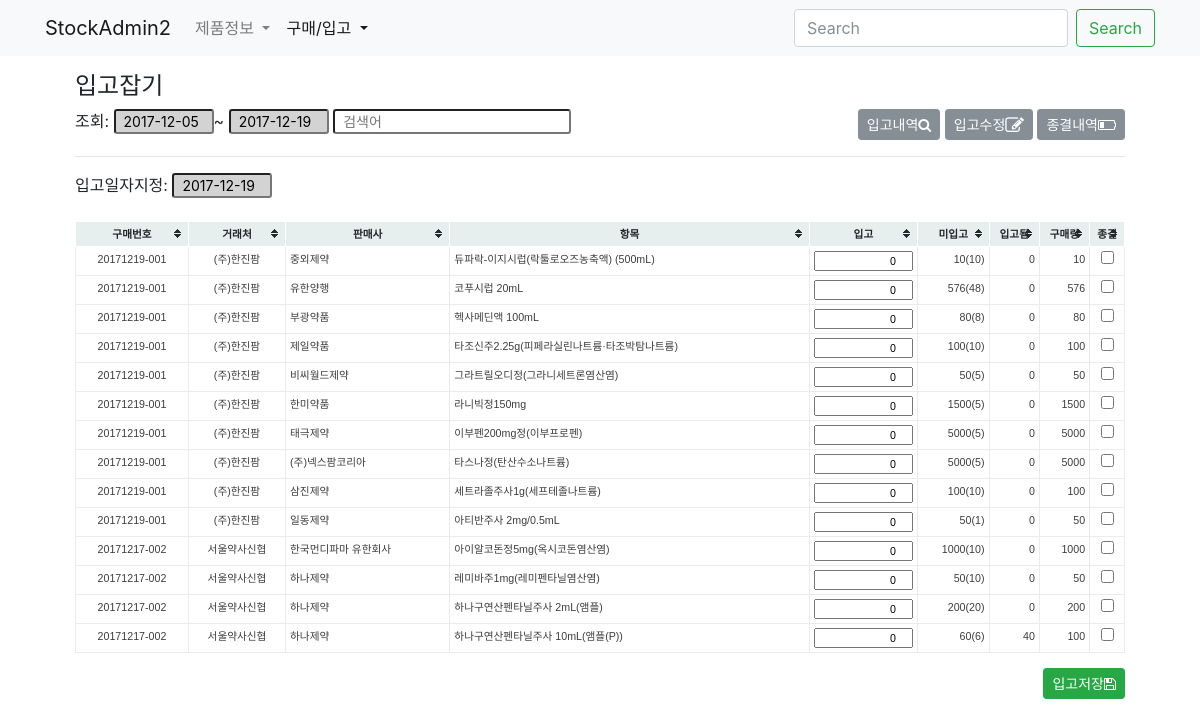
Page /buy/stockrecord/stocking/ on the committed database.
### buy/models.py (models this page shows, shortened)
class StockRecord(models.Model):
    buyitem = models.ForeignKey(BuyItem, on_delete=models.CASCADE)
    date = models.DateField('입고일자', blank=True, null=True)
    amount = models.IntegerField('입고수량', default=0)
    updated = models.DateTimeField(auto_now=True)
    created = models.DateTimeField(auto_now_add=True)
    objects = StockRecordManager()
    class Meta:
        verbose_name_plural = '입고기록'
        verbose_name = '입고기록'
        ordering = '-buyitem__created',
    def __init__(self, *args, **kwargs):
        super(StockRecord, self).__init__(*args, **kwargs)
        self.old_amount  = self.amount

class BuyItem(models.Model):
    buy = models.ForeignKey(Buy, null=True, blank=True, on_delete=models.CASCADE)
    buyinfo = models.ForeignKey('product.BuyInfo', on_delete=models.PROTECT)
    amount = models.IntegerField('구매수량')
    comment = models.CharField('비고', max_length=50, blank=True)
    isend = models.BooleanField('구매종결', default=False)
    updated = models.DateTimeField(auto_now=True)
    created = models.DateTimeField(auto_now_add=True)
    objects = BuyItemManager()
    class Meta:
        verbose_name = '구매품목'
        verbose_name_plural = '구매품목'
        unique_together = 'buy', 'buyinfo',
    def __init__(self, *args, **kwargs):
        super(BuyItem, self).__init__(*args, **kwargs)
    def get_stocked_sum(self):
        aggset = self.stockrecord_set.aggregate(stocked=Sum('amount'))
        return aggset['stocked'] or 0
    def get_incompleted_stock(self):
        return self.amount - self.get_stocked_sum()
    def get_incompleted_stock_by_pkg(self):
        incompleted_stock = self.get_incompleted_stock()
        pkg_amount = self.buyinfo.product.pkg_amount or 1
        return incompleted_stock//pkg_amount

class Buy(models.Model):
    slug = models.SlugField('구매번호', unique=True, blank=True, editable=False)
    commiter = models.ForeignKey(settings.AUTH_USER_MODEL, blank=True, null=True, on_delete=models.SET_NULL)
    date = models.DateField('구매일자', blank=True, default=timezone.now)
    iscart = models.BooleanField('카트인지', blank=True, default=False)
    updated = models.DateTimeField(auto_now=True)
    created = models.DateTimeField(auto_now_add=True)
    class Meta:
        verbose_name = '구매요청서'
        verbose_name_plural = '구매요청서'
        ordering = '-created',

### product/models.py (models this page shows, shortened)
class BuyInfo(BuyInfoMixin, models.Model):
    slug = models.SlugField('구매코드', unique=True, blank=True)
    product = models.ForeignKey(Product, on_delete=models.CASCADE)
    market = models.ForeignKey(Market, on_delete=models.CASCADE, null=True, blank=True)
    date = models.DateField('시작일자', blank=True, default=timezone.now)
    price = models.DecimalField('구매가격', max_digits=50, decimal_places=2)
    pay_type = models.CharField('급여구분', blank=True, max_length=50)
    pro_type = models.CharField('전문/일반', blank=True, max_length=50)
    active = models.BooleanField('사용중', default=True)
    updated = models.DateTimeField(auto_now=True)
    created = models.DateTimeField(auto_now_add=True)
    objects = BuyInfoManager()
    class Meta:
        verbose_name = '구매정보'
        verbose_name_plural = '구매정보'
        ordering = '-created',

class Market(models.Model):
    name = models.CharField('도매상명', max_length=50, unique=True)
    tel = models.CharField('전화', max_length=50, blank=True, null=True)
    fax = models.CharField('팩스', max_length=50, blank=True, null=True)
    email = models.EmailField('메일', blank=True, null=True)
    updated = models.DateTimeField(auto_now=True)
    created = models.DateTimeField(auto_now_add=True)
    objects = MarketManager()
    class Meta:
        verbose_name = '도매상'
        verbose_name_plural = '도매상'
    def __str__(self):
        return self.name

class Product(models.Model):
    name = models.CharField('제품명', max_length=50, unique=True)
    code = models.CharField('제품코드', max_length=50, unique=True)
    edi_code = models.CharField('보험코드', blank=True, max_length=50)
    company = models.CharField('판매사', max_length=50, blank=True)
    std_unit = models.CharField('제품규격', max_length=10, choices=zip(STD_UNITs, STD_UNITs))
    pkg_amount = models.IntegerField('포장수량', default=1)
    etc_class = models.CharField('기타구분', max_length=10, choices=zip(ETC_CLASS, ETC_CLASS), default='일반')
    apply_root = models.CharField('복용방법', max_length=50, blank=True)
    unit = models.CharField('적용단위', max_length=50, blank=True)
    unit_amount = models.CharField('규격단위량', max_length=50, blank=True)
    op_type = models.CharField('마약류구분', blank=True, max_length=50)
    updated = models.DateTimeField(auto_now=True)
    created = models.DateTimeField(auto_now_add=True)
    objects = ProductManager()
    class Meta:
        verbose_name = '제품'
        verbose_name_plural = '제품'
        ordering = '-created',
    def __str__(self):
        return self.name

### buy/views.py (the view, shortened to what this page needs)
# urls.py: path('stockrecord/stocking/', StockRecordStockingView.as_view(), name='stock-stocking'),
class StockRecordStockingView(FormView):
    form_class = DateForm
    success_url = '.'
    template_name = 'buy/stocking_form.html'
    def get_context_data(self, **kwargs):
        context = super(StockRecordStockingView, self).get_context_data(**kwargs)
        if self.request.method == "POST":
            context['formset'] = StockRecordFormSet(self.request.POST or None)
        else:
            qs = StockRecord.objects.filter(
                buyitem__buy__commiter__isnull=False,
                amount=0,
                buyitem__isend=False
            )
            qf = QueryFilter(self.request, app_name='StockRecord-stocking', queryset=qs)
            qf.set_filter_form_to_context(context)
            qs = qf.filter_by_all()
            context['formset'] = StockRecordFormSet(queryset=qs)
        return context

### buy/forms.py
class DateForm(forms.Form):
    date = forms.DateField(label='구매일자', initial=timezone.now(), required=False)

### core/filter/forms.py
class DateFilterForm(forms.Form):
    start_date = forms.DateField(initial=START_DATE_INI)
    end_date = forms.DateField(initial=END_DATE_INI)

### buy/managers.py (called while the page is built)
    def get_queryset(self):
        return StockRecordQuerySet(self.model, using=self._db)

### core/filter/views.py (called while the page is built)
    def set_filter_form_to_context(self, context, date_form_name=None, search_form_name=None):
        context[date_form_name or self.date_form_name] = self.get_date_filter_form()
        context[search_form_name or self.search_form_name] = self.get_search_filter_form()
        return self

    def get_date_filter_form(self):
        Form = self.form_classes['date']
        return Form(self.request.GET or None)

    def get_search_filter_form(self):
        Form = self.form_classes['search']
        search_form = Form(self.request.GET or None)
        return search_form

    def filter_by_search(self, app_name=None, queryset=None, inplace=True):
        search_form = self.get_search_filter_form()
        qs = queryset or self.queryset
        if not qs:
            return qs
        if search_form.is_valid():
            searches = search_form.cleaned_data.get('search')
            qs = filter_searches(qs, searches, app_name or self.app_name)
        if inplace:
            self.queryset = qs
        return qs

    def filter_by_all(self, **kwargs):
        self.filter_by_date(inplace=True, **kwargs)
        self.filter_by_search(inplace=True, **kwargs)
        return self.queryset

### buy/templates/buy/stocking_form.html (shortened to what this page needs)
{% extends "buy/buy_base.html" %}
{% load humanize %}
{% load widget_tweaks %}
{% block buy_header %}
<div class="col-12">
    <h4>입고잡기</h4>
<form id="form-filter" class="form" method="get" action=".">
    <div class="form-group form-row">
        <div class="col-6">
            {% include "buy/components/filter_form.html" %}
        </div>
        <div class="col-6 text-right">
            <a class="btn btn-secondary btn-sm" href="{% url 'buy:stock-agg' 'StockRecord' %}?{{ request.GET.urlencode }}">
                입고내역<i class="fa fa-search" aria-hidden="true"></i>
            </a>
            <a class="btn btn-secondary btn-sm" href="{% url 'buy:stock-stocked' %}?{{ request.GET.urlencode }}">
                입고수정<i class="fa fa-pencil-square-o fa-lg" aria-hidden="true"></i>
            </a>
            <a class="btn btn-secondary btn-sm" href="{% url 'buy:buyitem-update-set' %}?{{ request.GET.urlencode }}">
                종결내역<i class="fa fa-battery-quarter" aria-hidden="true"></i>
            </a>
        </div>
    </div>
</form>
</div>
{% endblock buy_header %}
{% block buy_content %}
<div class="col-12">
    <hr>
    <form method="post" action=".">
        <div class="form-group text-left">
            <label>입고일자지정:</label>
            {% render_field form.date class="form-control-sm datepicker" readonly="true" tabindex="-1" %}
        </div>
        <table class="table-bordered tablesorter tablesorter-sortable">
            <thead class="text-center thead-light">
                <tr>
                    <th>구매번호</th>
                    <th>거래처</th>
                    <th>판매사</th>
                    <th>항목</th>
                    <th>입고</th>
                    <th>미입고</th>
                    <th>입고됨</th>
                    <th>구매량</th>
                    <th>종결</th>
                </tr>
            </thead>
            <tbody>
                {% for form in formset %}
                <tr>
                    <td class="text-center">{{ form.instance.buyitem.buy.slug }}</td>
                    <td class="text-center">{{ form.instance.buyitem.buyinfo.market }}</td>
                    <td>{{ form.instance.buyitem.buyinfo.product.company }}</td>
                    <td>{{ form.buyitem }}{{ form.instance.buyitem.buyinfo.product }}</td>
                    {% with amount_step=form.instance.buyitem.buyinfo.product.pkg_amount amount_rest=form.instance.buyitem.get_incompleted_stock %}
                    <td class="amount">{% render_field form.amount step=amount_step min=0 max=amount_rest %}</td>
                    {% endwith %}
                    <td class="text-right">
                        {{ form.instance.buyitem.get_incompleted_stock }}({{ form.instance.buyitem.get_incompleted_stock_by_pkg }})
                    </td>
                    <td class="text-right">{{ form.instance.buyitem.get_stocked_sum }}</td>
                    <td class="text-right">{{ form.instance.buyitem.amount }}</td>
                    <td class="text-center">{{ form.end|attr:"tabindex:-1" }}</td>
                </tr>
                {% endfor %}
            </tbody>
        </table>
        <div class="form-group text-right">
            <button type="submit" class="btn btn-success btn-sm">입고저장<i class="fa fa-floppy-o" aria-hidden="true"></i></button>
        </div>
    </form>
</div>
{% endblock buy_content %}

### static/tablesorter/themes/blue/style.css (style rules this page uses)
table.tablesorter { font-family:arial; background-color: #CDCDCD; margin:10px 0pt 15px; font-size: 8pt; width: 100%; text-align: left; }
table.tablesorter thead tr th, table.tablesorter tfoot tr th { background-color: #e6EEEE; border: 1px solid #FFF; font-size: 8pt; padding: 4px; }
table.tablesorter thead tr .header { background-image: url(bg.gif); background-repeat: no-repeat; background-position: center right; cursor: pointer; }
table.tablesorter tbody td { color: #3D3D3D; padding: 4px; background-color: #FFF; vertical-align: top; }

### static/css/common.css (style rules this page uses)
.datepicker { width: 100px; height: 25px !important; background-color: lightgray; }
input[name=search] { height: 25px !important; }
table.tablesorter thead { text-align: center; }
table.tablesorter input[type=text], table.tablesorter input[type=number], table.tablesorter select { width: 100%; padding: 0; margin: 0; }
table.tablesorter input[type=number] { text-align: right; }
td.amount { width: 100px; }

### rows in the picture
StockRecord: instance.buyitem.buy.slug "20171219-001", instance.buyitem.buyinfo.market "(주)한진팜", instance.buyitem.buyinfo.product.company "중외제약", instance.buyitem.buyinfo.product "듀파락-이지시럽(락툴로오즈농축액) (500mL)", instance.buyitem.get_incompleted_stock "10", instance.buyitem.get_incompleted_stock_by_pkg "10", instance.buyitem.get_stocked_sum "0", instance.buyitem.amount "10"
StockRecord: instance.buyitem.buy.slug "20171219-001", instance.buyitem.buyinfo.market "(주)한진팜", instance.buyitem.buyinfo.product.company "유한양행", instance.buyitem.buyinfo.product "코푸시럽 20mL", instance.buyitem.get_incompleted_stock "576", instance.buyitem.get_incompleted_stock_by_pkg "48", instance.buyitem.get_stocked_sum "0", instance.buyitem.amount "576"
StockRecord: instance.buyitem.buy.slug "20171219-001", instance.buyitem.buyinfo.market "(주)한진팜", instance.buyitem.buyinfo.product.company "부광약품", instance.buyitem.buyinfo.product "헥사메딘액 100mL", instance.buyitem.get_incompleted_stock "80", instance.buyitem.get_incompleted_stock_by_pkg "8", instance.buyitem.get_stocked_sum "0", instance.buyitem.amount "80"
StockRecord: instance.buyitem.buy.slug "20171219-001", instance.buyitem.buyinfo.market "(주)한진팜", instance.buyitem.buyinfo.product.company "제일약품", instance.buyitem.buyinfo.product "타조신주2.25g(피페라실린나트륨·타조박탐나트륨)", instance.buyitem.get_incompleted_stock "100", instance.buyitem.get_incompleted_stock_by_pkg "10", instance.buyitem.get_stocked_sum "0", instance.buyitem.amount "100"
StockRecord: instance.buyitem.buy.slug "20171219-001", instance.buyitem.buyinfo.market "(주)한진팜", instance.buyitem.buyinfo.product.company "비씨월드제약", instance.buyitem.buyinfo.product "그라트릴오디정(그라니세트론염산염)", instance.buyitem.get_incompleted_stock "50", instance.buyitem.get_incompleted_stock_by_pkg "5", instance.buyitem.get_stocked_sum "0", instance.buyitem.amount "50"
StockRecord: instance.buyitem.buy.slug "20171219-001", instance.buyitem.buyinfo.market "(주)한진팜", instance.buyitem.buyinfo.product.company "한미약품", instance.buyitem.buyinfo.product "라니빅정150mg", instance.buyitem.get_incompleted_stock "1500", instance.buyitem.get_incompleted_stock_by_pkg "5", instance.buyitem.get_stocked_sum "0", instance.buyitem.amount "1500"
StockRecord: instance.buyitem.buy.slug "20171219-001", instance.buyitem.buyinfo.market "(주)한진팜", instance.buyitem.buyinfo.product.company "태극제약", instance.buyitem.buyinfo.product "이부펜200mg정(이부프로펜)", instance.buyitem.get_incompleted_stock "5000", instance.buyitem.get_incompleted_stock_by_pkg "5", instance.buyitem.get_stocked_sum "0", instance.buyitem.amount "5000"
StockRecord: instance.buyitem.buy.slug "20171219-001", instance.buyitem.buyinfo.market "(주)한진팜", instance.buyitem.buyinfo.product.company "(주)넥스팜코리아", instance.buyitem.buyinfo.product "타스나정(탄산수소나트륨)", instance.buyitem.get_incompleted_stock "5000", instance.buyitem.get_incompleted_stock_by_pkg "5", instance.buyitem.get_stocked_sum "0", instance.buyitem.amount "5000"
StockRecord: instance.buyitem.buy.slug "20171219-001", instance.buyitem.buyinfo.market "(주)한진팜", instance.buyitem.buyinfo.product.company "삼진제약", instance.buyitem.buyinfo.product "세트라졸주사1g(세프테졸나트륨)", instance.buyitem.get_incompleted_stock "100", instance.buyitem.get_incompleted_stock_by_pkg "10", instance.buyitem.get_stocked_sum "0", instance.buyitem.amount "100"
StockRecord: instance.buyitem.buy.slug "20171219-001", instance.buyitem.buyinfo.market "(주)한진팜", instance.buyitem.buyinfo.product.company "일동제약", instance.buyitem.buyinfo.product "아티반주사 2mg/0.5mL", instance.buyitem.get_incompleted_stock "50", instance.buyitem.get_incompleted_stock_by_pkg "1", instance.buyitem.get_stocked_sum "0", instance.buyitem.amount "50"
StockRecord: instance.buyitem.buy.slug "20171217-002", instance.buyitem.buyinfo.market "서울약사신협", instance.buyitem.buyinfo.product.company "한국먼디파마 유한회사", instance.buyitem.buyinfo.product "아이알코돈정5mg(옥시코돈염산염)", instance.buyitem.get_incompleted_stock "1000", instance.buyitem.get_incompleted_stock_by_pkg "10", instance.buyitem.get_stocked_sum "0", instance.buyitem.amount "1000"
StockRecord: instance.buyitem.buy.slug "20171217-002", instance.buyitem.buyinfo.market "서울약사신협", instance.buyitem.buyinfo.product.company "하나제약", instance.buyitem.buyinfo.product "레미바주1mg(레미펜타닐염산염)", instance.buyitem.get_incompleted_stock "50", instance.buyitem.get_incompleted_stock_by_pkg "10", instance.buyitem.get_stocked_sum "0", instance.buyitem.amount "50"
StockRecord: instance.buyitem.buy.slug "20171217-002", instance.buyitem.buyinfo.market "서울약사신협", instance.buyitem.buyinfo.product.company "하나제약", instance.buyitem.buyinfo.product "하나구연산펜타닐주사 2mL(앰플)", instance.buyitem.get_incompleted_stock "200", instance.buyitem.get_incompleted_stock_by_pkg "20", instance.buyitem.get_stocked_sum "0", instance.buyitem.amount "200"
StockRecord: instance.buyitem.buy.slug "20171217-002", instance.buyitem.buyinfo.market "서울약사신협", instance.buyitem.buyinfo.product.company "하나제약", instance.buyitem.buyinfo.product "하나구연산펜타닐주사 10mL(앰플(P))", instance.buyitem.get_incompleted_stock "60", instance.buyitem.get_incompleted_stock_by_pkg "6", instance.buyitem.get_stocked_sum "40", instance.buyitem.amount "100"
